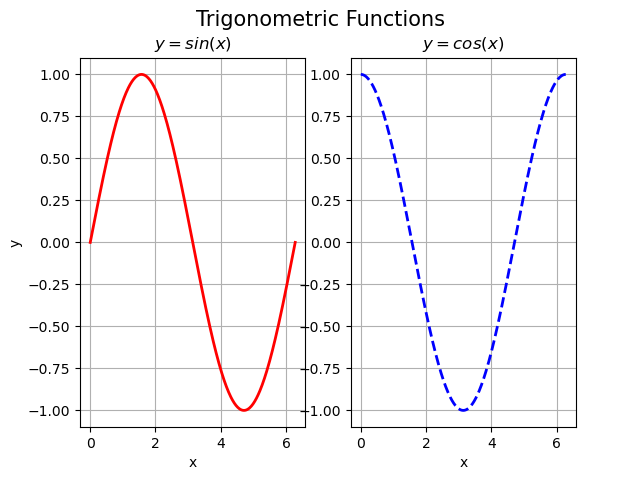

Write the Python code that produced this figure.
#------------------------------------------------
#   CH_12_10_EX_1_Pyplot_Text_Title_Suptitle.py
#------------------------------------------------
import numpy as np
import matplotlib.pyplot as plt
#
x = np.linspace(0, 2*np.pi, 361)
ys = np.sin(x)
yc = np.cos(x) 
#----- 標題使用數學文字
fig1 = plt.figure(1)
plt.subplot(1,2,1)
plt.plot(x, ys, 'r-', lw = 2, label = r'$Sin(x)$')
plt.xlabel('x')
plt.ylabel('y')
plt.grid(axis = 'both')
plt.title(r'$y = sin(x)$')
#----- 標題使用數學文字
plt.subplot(1,2,2)
plt.plot(x, yc, 'b--', lw = 2)
plt.xlabel('x')
plt.grid(axis = 'both')
plt.title(r'$y = cos(x)$')
#----- 總標題
plt.suptitle('Trigonometric Functions', fontsize = 15)
plt.savefig('CH_12_10_EX_1_Pyplot_Text_Title_Suptitle.png')
plt.show()









































































	


